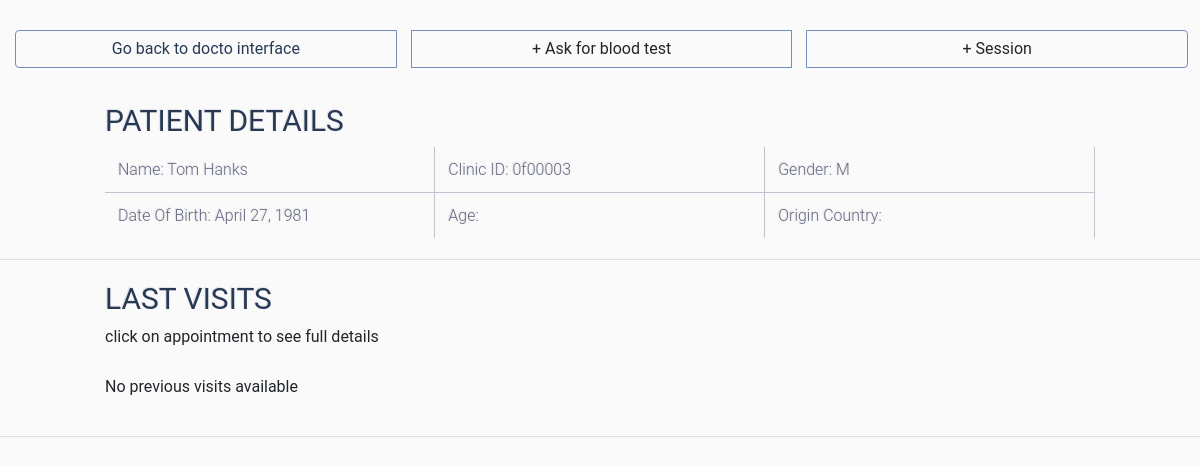
/doctor_interface/patient_interface/0f00003 (signed in), run on an earlier commit of the app's database.
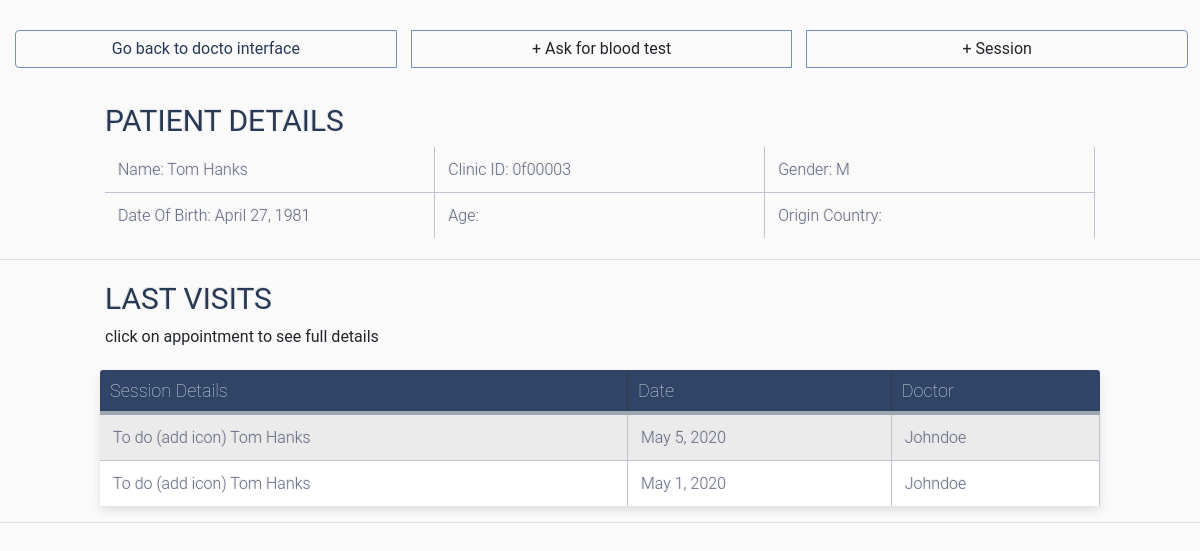
And on a later commit of the database.
### general_models/models.py (models this page shows)
class Appointment(models.Model):
    doctor = models.ForeignKey(Doctor, on_delete=models.CASCADE)
    patient = models.ForeignKey(Patient, on_delete=models.CASCADE, null=True)
    date = models.DateField()
    time = models.TimeField()
    room = models.CharField(max_length=30, null=True)
    assigned = models.BooleanField( default=False)
    done = models.BooleanField( default=False)
    """
    @property
    def get_html_url(self):
        url = reverse('reception_desk:event_edit', args=(self.id,))
        return f'<a href="{url}"> {self.title} </a>'
    """

class Patient(models.Model):
    first_name = models.CharField(max_length=30)
    last_name = models.CharField(max_length=30)
    gender = models.CharField(max_length=1, null=True)
    clinic_identifying_number = models.CharField(max_length=30)
    visa_number = models.CharField(max_length=30)
    language = models.CharField(max_length=30, default='English')
    phone_number = models.CharField(max_length=30, blank=True)
    origin_country = models.CharField(max_length=30, blank=True)
    date_of_birth = models.DateField(null=True)
    def __str__(self):
        return self.first_name + " " + self.last_name + "\n"

class Doctor(models.Model):
    user = models.OneToOneField(User, on_delete=models.CASCADE)
    specialty = models.CharField(max_length=30)
    license_number = models.CharField(max_length=30, blank=True)
    def __str__(self):
        return self.user.username

### doctor_interface/views.py (the view)
# urls.py: path('patient_interface/<str:clinic_id>', views.index_patient , name='patient_interface'),
def index_patient(request, clinic_id):
    if not(request.user.is_authenticated):
        return render(request, 'doctor_interface/not_logged_in.html')
    if not(request.user.groups.filter(name = 'Doctors').exists()):
        return render(request, 'doctor_interface/not_a_doctor.html')
    patient = gm.Patient.objects.all()
    patient = patient.filter(clinic_identifying_number = clinic_id)
    patient = patient[0] # was list of length 1. we want the patient itselfs
    age = datetime.datetime.now().year
    last_visits = gm.Appointment.objects.all()
    last_visits = last_visits.filter(patient = patient)
    context = {'patient':patient, 'last_visits':last_visits, "age":str(age)}
    return render(request, 'doctor_interface/patient_interface_home.html', context)

### doctor_interface/templates/doctor_interface/patient_interface_home.html (shortened to what this page needs)
{% load static %}
<head>
  <link rel="stylesheet" href="https://maxcdn.bootstrapcdn.com/bootstrap/4.0.0/css/bootstrap.min.css">
  <link rel="stylesheet" href="https://use.fontawesome.com/releases/v5.0.10/css/all.css">
    <link rel="stylesheet" type="text/css" href="{% static 'doctor_interface/style_interface.css'%}">
</head>
<body>
  <div class="btn-group clearfix" style="width: 99%">
    <a class="btn btn-info left clearfix" style="width:33.3%; border: 1px solid  #718fbd;" href="http://localhost:8000/doctor_interface/">Go back to docto interface</a>
    <a class="btn btn-info left clearfix" style="width:33.3%; border: 1px solid  #718fbd;">+ Ask for blood test</a>
    <a class="btn btn-info left clearfix" style="width:33.3%; border: 1px solid  #718fbd;">+ Session</a>
  </div>
  <div class="table-title">
  <h3>Patient Details</h3>
  <table style="border:0px; width: 100%;">
    <tr>
      <td style="width: 33.3%; background: transparent;">Name: {{ patient.first_name }} {{ patient.last_name }}</td>
      <td  style="width: 33.3%; background: transparent;">Clinic ID: {{ patient.clinic_identifying_number}}</td>
      <td style="width: 33.3%; background: transparent;">Gender: {{ patient.gender }}</td>
    </tr>
    <tr>
      <td style="width: 33.3%; background: transparent;">Date Of Birth: {{ patient.date_of_birth}}</td>
      <td style="width: 33.3%; background: transparent;"> Age:{{Age}} </td>
      <td style="width: 33.3%; background: transparent;">Origin Country: {{ patient.origin_country }}</td>
    </tr>
  </table>
  </div>
  <hr>
  <div class="table-title">
    <h3>Last Visits</h3>
    <p>click on appointment to see full details</p>
  </div>
  {% if last_visits %}
          <table class="table-fill">
            <thead>
              <tr>
                <th>Session Details</th>
                <th>Date</th>
                <th>Doctor</th>
              </tr>
            </thead>
            <tbody class="table-hover">
              {% for appointment in last_visits %}
              <tr>
                <td>To do (add icon) {{ appointment.patient }}</td>
                <td>{{ appointment.date }}</td>
                <td>{{ appointment.doctor }}</td>
              </tr>
            {% endfor %}
          </tbody>
          </table>
          {% else %}
          <div class="table-title">
            <p>No previous visits available</p>
          </div>
          {% endif %}
          <hr>
  </body>

What changed in the data, as far as the page shows it:
added Appointment: patient "Tom Hanks", date "May 5, 2020", doctor "Johndoe"
added Appointment: patient "Tom Hanks", date "May 1, 2020", doctor "Johndoe"
Also different on the page:
text no longer shown: "No previous visits available"
text now shown: "Session Details Date Doctor"
